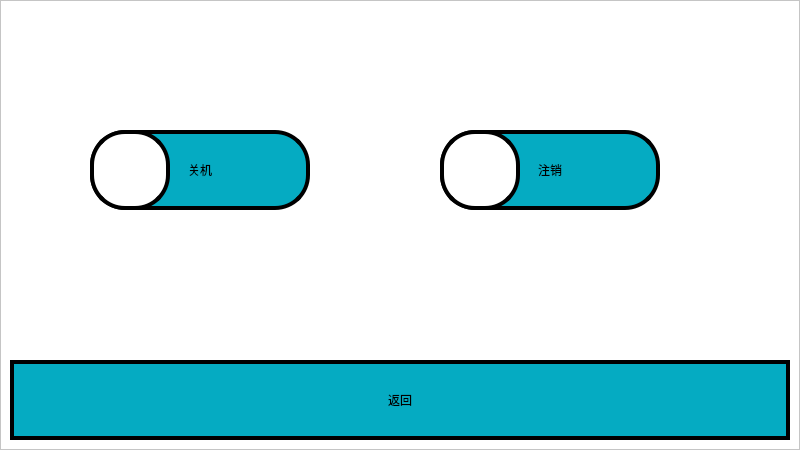
<?xml version="1.0" encoding="UTF-8"?>
<ui version="4.0">
 <class>PowerForm</class>
 <widget class="QWidget" name="PowerForm">
  <property name="geometry">
   <rect>
    <x>0</x>
    <y>0</y>
    <width>800</width>
    <height>450</height>
   </rect>
  </property>
  <property name="windowTitle">
   <string>Form</string>
  </property>
  <property name="styleSheet">
   <string notr="true">background-color: rgb(255, 255, 255);</string>
  </property>
  <widget class="QFrame" name="frame">
   <property name="geometry">
    <rect>
     <x>0</x>
     <y>0</y>
     <width>800</width>
     <height>450</height>
    </rect>
   </property>
   <property name="styleSheet">
    <string notr="true"/>
   </property>
   <property name="frameShape">
    <enum>QFrame::StyledPanel</enum>
   </property>
   <property name="frameShadow">
    <enum>QFrame::Raised</enum>
   </property>
   <widget class="QPushButton" name="btnReturn">
    <property name="geometry">
     <rect>
      <x>10</x>
      <y>360</y>
      <width>780</width>
      <height>80</height>
     </rect>
    </property>
    <property name="styleSheet">
     <string notr="true">QPushButton {
font: 20pt &quot;宋体&quot;;
border:4px solid rgb(0,0,0);
background-color:#05abc2;
}

QPushButton:pressed{
background-color: rgb(255, 0, 0);
}
</string>
    </property>
    <property name="text">
     <string>返回</string>
    </property>
   </widget>
   <widget class="QPushButton" name="btnShutdown">
    <property name="geometry">
     <rect>
      <x>90</x>
      <y>130</y>
      <width>220</width>
      <height>80</height>
     </rect>
    </property>
    <property name="styleSheet">
     <string notr="true">QPushButton {
font: 20pt &quot;宋体&quot;;
border:4px solid rgb(0,0,0);
background-color:#05abc2;
border-radius: 35px;
}

QPushButton:pressed{
background-color: rgb(255, 0, 0);
}
</string>
    </property>
    <property name="text">
     <string>关机</string>
    </property>
   </widget>
   <widget class="QPushButton" name="btnLogout">
    <property name="geometry">
     <rect>
      <x>440</x>
      <y>130</y>
      <width>220</width>
      <height>80</height>
     </rect>
    </property>
    <property name="styleSheet">
     <string notr="true">QPushButton {
font: 20pt &quot;宋体&quot;;
border:4px solid rgb(0,0,0);
background-color:#05abc2;
border-radius: 35px;
}

QPushButton:pressed{
background-color: rgb(255, 0, 0);
}
</string>
    </property>
    <property name="text">
     <string>注销</string>
    </property>
   </widget>
   <widget class="QLabel" name="label">
    <property name="geometry">
     <rect>
      <x>90</x>
      <y>130</y>
      <width>80</width>
      <height>80</height>
     </rect>
    </property>
    <property name="styleSheet">
     <string notr="true">font: 20pt &quot;幼圆&quot;;
border:4px solid rgb(0,0,0);
background-color: rgb(255, 255, 255);
border-radius: 35px;

</string>
    </property>
    <property name="text">
     <string/>
    </property>
   </widget>
   <widget class="QLabel" name="label_2">
    <property name="geometry">
     <rect>
      <x>440</x>
      <y>130</y>
      <width>80</width>
      <height>80</height>
     </rect>
    </property>
    <property name="styleSheet">
     <string notr="true">font: 20pt &quot;幼圆&quot;;
border:4px solid rgb(0,0,0);
background-color: rgb(255, 255, 255);
border-radius: 35px;

</string>
    </property>
    <property name="text">
     <string/>
    </property>
   </widget>
  </widget>
 </widget>
 <resources/>
 <connections/>
</ui>
